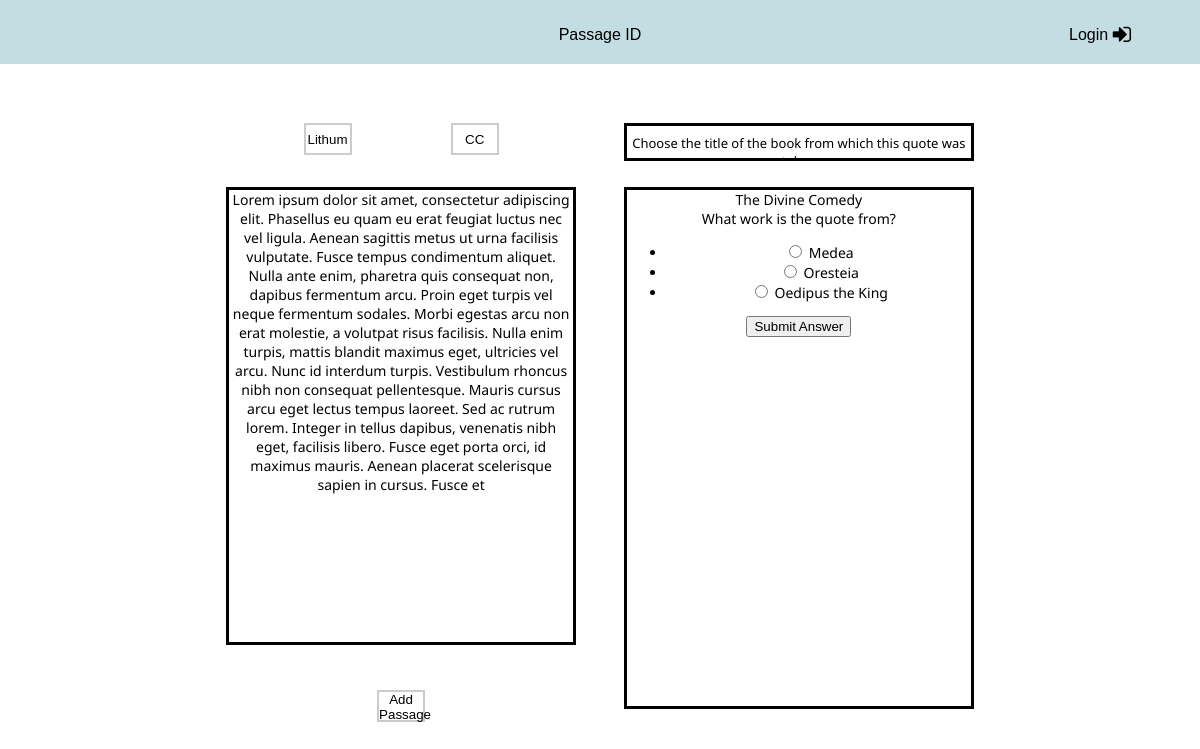
The page / on the database its author committed.
### schema.py (models this page shows, shortened)
class Passage(db.Model):
	__tablename__ = "Passage"
	__searchable__ = ['title', 'author']
	id = db.Column(db.Integer, primary_key= True)
	quote= db.Column(db.String(1500), nullable=False)
	title = db.Column(db.String(128), nullable=False)
	author = db.Column(db.String(100), nullable=False)
	submitter = db.Column(db.String(200), nullable=False)
	class_type = db.Column(db.Integer(), nullable=False)
	percent_correct = db.Column(db.Integer(), nullable=True)
	category = db.Column(db.String(), nullable=False)

### app.py (the view)
@app.route("/")
def home():
    form = MultipleChoiceForm()
    if session['type'] is 0:
        content = Passage.query.all()
        randQuote = content[random.randint(0, len(content) - 1)]
    else:
        content = Passage.query.filter_by(class_type=session['type']).all()
        randQuote = content[random.randint(0, len(content) - 1)]
    category = randQuote.category
    choices = []
    for i in range(len(lithum[category])):
        choices.append((i, lithum[category][i]))
    form.choices.choices = choices
    return render_template('content.html', content2 = randQuote, form = form)

### MultipleChoiceForm.py
class MultipleChoiceForm(Form):
	choices = RadioField("What work is the quote from?", coerce = int, validators = [validators.Required("Please select a work.")])
	submit = SubmitField("Submit Answer")

### app.py (called while the page is built)
@app.before_request
def before_request():
    if session.get('type', None) is None:
        session['type'] = 0

### templates/content.html
{% extends "index.html" %}
{% block header %}
	<div id="name">
		<a href = "/">Passage ID</a>
	</div>
	<div id="login">
			<form action="/login" method="post">
            	<button type="submit" id = "login">Login <i class="fa fa-sign-in fa-lg"></i></button>
        	</form>
	</div>
{% endblock %}
{% block head %}
	<link rel="stylesheet" href="../static/css/form.css">
{% endblock %}
{% block body %}
	<div id="content">
		<div id="static">
			<div id="lithum" class = "choice">
				<form action="/LitHum" method="post">
				    <button type= "submit" id = "choose_passage">Lithum</button>
				</form>
			</div>
			<div id="CC" class = "choice">
				<form action="/CC" method="post">
				    <button type= "submit" id = "choose_passage">CC</button>
				</form>
			</div>
			<div id="text">
			    {{content2.quote}}
			</div>
			<div id="add_content" class = "choice">
				<form action="/form" method="get">
				    <button type= "submit" id = "choose_passage"> Add Passage
				    </button>
				</form>
			</div>
		</div>
		<div id="quiz">
			<div id="prompt">
				<p>Choose the title of the book from which this quote was taken </p>
			</div>
			<div id="answer_choices">
				<div id="text">
					<div id = 'title'>
						{{content2.title}}
					</div>
					<div id = 'multiple_choices'>
						{{ form.choices.label }}
						{{ form.choices }}
						{{ form.submit }}
					</div>
				</div>
			</div>
		</div>
	</div>
{% endblock %}

### templates/index.html (shortened to what this page needs)
<!DOCTYPE html>
<html lang="en">
<head>
	<link rel="stylesheet" href="../static/css/style.css">
	<link rel="stylesheet" href="//maxcdn.bootstrapcdn.com/font-awesome/4.3.0/css/font-awesome.min.css">
	{% block head %}
	{% endblock %}
</head>
<body>
	<div id="titlebar">
	{% block header %}
	{% endblock %}
	</div>
	{% block body %}
	{% endblock %}
</body>
</html>

### static/css/style.css (style rules this page uses)
body { font: 14px 'Noto Sans', Helvetica sans-serif; ; padding: 0; margin:0; }
#titlebar { position: absolute; width: 100%; margin: 0; top: 0; height:8%; background-color: #C4DDE2; text-align: center; }
#name { position: absolute; top: 40%; left: 0; right: 0; bottom: 0; margin: auto; width: 300px; font: 16px Helvetica; }
#name a { text-decoration: none; color: black; }
button#login { position: absolute; top: 40%; margin: 0; right: 5%; font: 16px Helvetica; color:black; width:5rem; padding: 0; background-color: transparent; border: 0; cursor:pointer; }
#content { position: absolute; width:65%; top: 8%; right: 0; left: 0; bottom: 0; margin: auto; height: 80%; }
#static { margin-right: 0; width: 49%; height: 100%; float: left; text-align: center; border: 0; }
.choice { display:inline-block; margin-top: 3%; margin-bottom: 0; }
button#choose_passage { background-color: transparent; padding: 0; border-color: #ccc; border-style: solid; height: 2rem; border-radius: 0; width: 3rem; cursor:pointer }
#CC { margin-left: 25%; }
#static #text { text-align: center; margin-left: auto; margin-right: auto; border-style: solid; height: 70%; width: 90%; position: relative; top: 5%; overflow: scroll; padding-bottom: 1%; }
#add_content { margin-top: 20%; margin-bottom: 0; }
#quiz { margin-left: 2%; border: 0; float: left; width: 49%; height: 100%; overflow-y: auto; border-style: solid; text-align: center; }
#prompt { margin-top: 3%; margin-left: auto; margin-right: auto; width: 90%; border-style: solid; font-size: 13px; height: 2rem; overflow: auto; }
#prompt p { position: relative; top: 25%; overflow: auto; margin: 0; }
#answer_choices { position: relative; top: 4%; margin-left: auto; margin-right: auto; height: 80%; width: 90%; margin-bottom: 0; border-style: solid; padding-bottom: 1%; }

### rows shown on the page
Passage: quote "Lorem ipsum dolor sit amet, consectetur adipiscing elit. Phasellus eu quam eu erat feugiat luctus nec vel ligula. Aenean sagittis metus ut urna facilisis vulputate. Fusce tempus condimentum aliquet. Nulla ante enim, pharetra quis consequat non, dapibus fermentum arcu. Proin eget turpis vel neque fermentum sodales. Morbi egestas arcu non erat molestie, a volutpat risus facilisis. Nulla enim turpis, mattis blandit maximus eget, ultricies vel arcu. Nunc id interdum turpis. Vestibulum rhoncus nibh non consequat pellentesque. Mauris cursus arcu eget lectus tempus laoreet. Sed ac rutrum lorem. Integer in tellus dapibus, venenatis nibh eget, facilisis libero. Fusce eget porta orci, id maximus…", title "The Divine Comedy"
